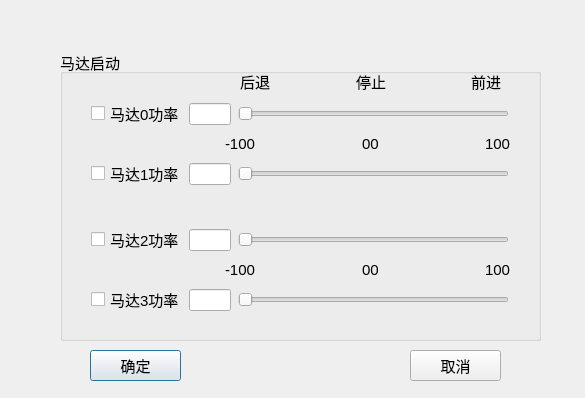
<?xml version="1.0" encoding="UTF-8"?>
<ui version="4.0">
 <class>StartMotorDialog</class>
 <widget class="QDialog" name="StartMotorDialog">
  <property name="geometry">
   <rect>
    <x>0</x>
    <y>0</y>
    <width>585</width>
    <height>398</height>
   </rect>
  </property>
  <property name="font">
   <font>
    <pointsize>11</pointsize>
   </font>
  </property>
  <property name="windowTitle">
   <string>Dialog</string>
  </property>
  <widget class="QGroupBox" name="groupBox">
   <property name="geometry">
    <rect>
     <x>60</x>
     <y>50</y>
     <width>481</width>
     <height>291</height>
    </rect>
   </property>
   <property name="title">
    <string>马达启动</string>
   </property>
   <widget class="QWidget" name="layoutWidget">
    <property name="geometry">
     <rect>
      <x>180</x>
      <y>20</y>
      <width>261</width>
      <height>22</height>
     </rect>
    </property>
    <layout class="QHBoxLayout" name="horizontalLayout">
     <item>
      <widget class="QLabel" name="label_2">
       <property name="text">
        <string>后退</string>
       </property>
      </widget>
     </item>
     <item>
      <spacer name="horizontalSpacer">
       <property name="orientation">
        <enum>Qt::Horizontal</enum>
       </property>
       <property name="sizeHint" stdset="0">
        <size>
         <width>40</width>
         <height>20</height>
        </size>
       </property>
      </spacer>
     </item>
     <item>
      <widget class="QLabel" name="label_3">
       <property name="text">
        <string>停止</string>
       </property>
      </widget>
     </item>
     <item>
      <spacer name="horizontalSpacer_2">
       <property name="orientation">
        <enum>Qt::Horizontal</enum>
       </property>
       <property name="sizeHint" stdset="0">
        <size>
         <width>40</width>
         <height>20</height>
        </size>
       </property>
      </spacer>
     </item>
     <item>
      <widget class="QLabel" name="label_4">
       <property name="text">
        <string>前进</string>
       </property>
      </widget>
     </item>
    </layout>
   </widget>
   <widget class="QWidget" name="layoutWidget">
    <property name="geometry">
     <rect>
      <x>30</x>
      <y>50</y>
      <width>420</width>
      <height>220</height>
     </rect>
    </property>
    <layout class="QVBoxLayout" name="verticalLayout">
     <item>
      <layout class="QHBoxLayout" name="horizontalLayout_3">
       <item>
        <widget class="QCheckBox" name="motor0CheckBox">
         <property name="sizePolicy">
          <sizepolicy hsizetype="Maximum" vsizetype="Maximum">
           <horstretch>0</horstretch>
           <verstretch>0</verstretch>
          </sizepolicy>
         </property>
         <property name="minimumSize">
          <size>
           <width>91</width>
           <height>19</height>
          </size>
         </property>
         <property name="maximumSize">
          <size>
           <width>91</width>
           <height>19</height>
          </size>
         </property>
         <property name="text">
          <string>马达0功率</string>
         </property>
        </widget>
       </item>
       <item>
        <widget class="QLineEdit" name="motor0LineEdit">
         <property name="sizePolicy">
          <sizepolicy hsizetype="Maximum" vsizetype="Maximum">
           <horstretch>0</horstretch>
           <verstretch>0</verstretch>
          </sizepolicy>
         </property>
         <property name="minimumSize">
          <size>
           <width>42</width>
           <height>22</height>
          </size>
         </property>
         <property name="maximumSize">
          <size>
           <width>42</width>
           <height>22</height>
          </size>
         </property>
        </widget>
       </item>
       <item>
        <widget class="QSlider" name="motor0Slider">
         <property name="sizePolicy">
          <sizepolicy hsizetype="Maximum" vsizetype="Maximum">
           <horstretch>0</horstretch>
           <verstretch>0</verstretch>
          </sizepolicy>
         </property>
         <property name="minimumSize">
          <size>
           <width>271</width>
           <height>22</height>
          </size>
         </property>
         <property name="maximumSize">
          <size>
           <width>271</width>
           <height>22</height>
          </size>
         </property>
         <property name="orientation">
          <enum>Qt::Horizontal</enum>
         </property>
        </widget>
       </item>
      </layout>
     </item>
     <item>
      <layout class="QHBoxLayout" name="horizontalLayout_14">
       <item>
        <spacer name="horizontalSpacer_11">
         <property name="orientation">
          <enum>Qt::Horizontal</enum>
         </property>
         <property name="sizeType">
          <enum>QSizePolicy::Maximum</enum>
         </property>
         <property name="sizeHint" stdset="0">
          <size>
           <width>135</width>
           <height>20</height>
          </size>
         </property>
        </spacer>
       </item>
       <item>
        <layout class="QHBoxLayout" name="horizontalLayout_15">
         <property name="sizeConstraint">
          <enum>QLayout::SetMaximumSize</enum>
         </property>
         <item>
          <widget class="QLabel" name="label_14">
           <property name="sizePolicy">
            <sizepolicy hsizetype="Maximum" vsizetype="Maximum">
             <horstretch>0</horstretch>
             <verstretch>0</verstretch>
            </sizepolicy>
           </property>
           <property name="text">
            <string>-100</string>
           </property>
          </widget>
         </item>
         <item>
          <spacer name="horizontalSpacer_9">
           <property name="orientation">
            <enum>Qt::Horizontal</enum>
           </property>
           <property name="sizeHint" stdset="0">
            <size>
             <width>40</width>
             <height>20</height>
            </size>
           </property>
          </spacer>
         </item>
         <item>
          <widget class="QLabel" name="label_15">
           <property name="sizePolicy">
            <sizepolicy hsizetype="Maximum" vsizetype="Maximum">
             <horstretch>0</horstretch>
             <verstretch>0</verstretch>
            </sizepolicy>
           </property>
           <property name="text">
            <string>00</string>
           </property>
          </widget>
         </item>
         <item>
          <spacer name="horizontalSpacer_12">
           <property name="orientation">
            <enum>Qt::Horizontal</enum>
           </property>
           <property name="sizeHint" stdset="0">
            <size>
             <width>40</width>
             <height>20</height>
            </size>
           </property>
          </spacer>
         </item>
         <item>
          <widget class="QLabel" name="label_16">
           <property name="sizePolicy">
            <sizepolicy hsizetype="Maximum" vsizetype="Maximum">
             <horstretch>0</horstretch>
             <verstretch>0</verstretch>
            </sizepolicy>
           </property>
           <property name="text">
            <string>100</string>
           </property>
          </widget>
         </item>
        </layout>
       </item>
      </layout>
     </item>
     <item>
      <layout class="QHBoxLayout" name="horizontalLayout_4">
       <item>
        <widget class="QCheckBox" name="motor1CheckBox">
         <property name="sizePolicy">
          <sizepolicy hsizetype="Maximum" vsizetype="Maximum">
           <horstretch>0</horstretch>
           <verstretch>0</verstretch>
          </sizepolicy>
         </property>
         <property name="minimumSize">
          <size>
           <width>91</width>
           <height>19</height>
          </size>
         </property>
         <property name="maximumSize">
          <size>
           <width>91</width>
           <height>19</height>
          </size>
         </property>
         <property name="text">
          <string>马达1功率</string>
         </property>
        </widget>
       </item>
       <item>
        <widget class="QLineEdit" name="motor1LineEdit">
         <property name="sizePolicy">
          <sizepolicy hsizetype="Maximum" vsizetype="Maximum">
           <horstretch>0</horstretch>
           <verstretch>0</verstretch>
          </sizepolicy>
         </property>
         <property name="minimumSize">
          <size>
           <width>42</width>
           <height>22</height>
          </size>
         </property>
         <property name="maximumSize">
          <size>
           <width>42</width>
           <height>22</height>
          </size>
         </property>
        </widget>
       </item>
       <item>
        <widget class="QSlider" name="motor1Slider">
         <property name="sizePolicy">
          <sizepolicy hsizetype="Maximum" vsizetype="Maximum">
           <horstretch>0</horstretch>
           <verstretch>0</verstretch>
          </sizepolicy>
         </property>
         <property name="minimumSize">
          <size>
           <width>271</width>
           <height>22</height>
          </size>
         </property>
         <property name="maximumSize">
          <size>
           <width>271</width>
           <height>22</height>
          </size>
         </property>
         <property name="orientation">
          <enum>Qt::Horizontal</enum>
         </property>
        </widget>
       </item>
      </layout>
     </item>
     <item>
      <spacer name="verticalSpacer">
       <property name="orientation">
        <enum>Qt::Vertical</enum>
       </property>
       <property name="sizeType">
        <enum>QSizePolicy::Maximum</enum>
       </property>
       <property name="sizeHint" stdset="0">
        <size>
         <width>20</width>
         <height>35</height>
        </size>
       </property>
      </spacer>
     </item>
     <item>
      <layout class="QHBoxLayout" name="horizontalLayout_5">
       <item>
        <widget class="QCheckBox" name="motor2CheckBox">
         <property name="sizePolicy">
          <sizepolicy hsizetype="Maximum" vsizetype="Maximum">
           <horstretch>0</horstretch>
           <verstretch>0</verstretch>
          </sizepolicy>
         </property>
         <property name="minimumSize">
          <size>
           <width>91</width>
           <height>19</height>
          </size>
         </property>
         <property name="maximumSize">
          <size>
           <width>91</width>
           <height>19</height>
          </size>
         </property>
         <property name="text">
          <string>马达2功率</string>
         </property>
        </widget>
       </item>
       <item>
        <widget class="QLineEdit" name="motor2LineEdit">
         <property name="sizePolicy">
          <sizepolicy hsizetype="Maximum" vsizetype="Maximum">
           <horstretch>0</horstretch>
           <verstretch>0</verstretch>
          </sizepolicy>
         </property>
         <property name="minimumSize">
          <size>
           <width>42</width>
           <height>22</height>
          </size>
         </property>
         <property name="maximumSize">
          <size>
           <width>42</width>
           <height>22</height>
          </size>
         </property>
        </widget>
       </item>
       <item>
        <widget class="QSlider" name="motor2Slider">
         <property name="sizePolicy">
          <sizepolicy hsizetype="Maximum" vsizetype="Maximum">
           <horstretch>0</horstretch>
           <verstretch>0</verstretch>
          </sizepolicy>
         </property>
         <property name="minimumSize">
          <size>
           <width>271</width>
           <height>22</height>
          </size>
         </property>
         <property name="maximumSize">
          <size>
           <width>271</width>
           <height>22</height>
          </size>
         </property>
         <property name="orientation">
          <enum>Qt::Horizontal</enum>
         </property>
        </widget>
       </item>
      </layout>
     </item>
     <item>
      <layout class="QHBoxLayout" name="horizontalLayout_13">
       <item>
        <spacer name="horizontalSpacer_10">
         <property name="orientation">
          <enum>Qt::Horizontal</enum>
         </property>
         <property name="sizeType">
          <enum>QSizePolicy::Maximum</enum>
         </property>
         <property name="sizeHint" stdset="0">
          <size>
           <width>135</width>
           <height>20</height>
          </size>
         </property>
        </spacer>
       </item>
       <item>
        <layout class="QHBoxLayout" name="horizontalLayout_12">
         <property name="sizeConstraint">
          <enum>QLayout::SetMaximumSize</enum>
         </property>
         <item>
          <widget class="QLabel" name="label_11">
           <property name="sizePolicy">
            <sizepolicy hsizetype="Maximum" vsizetype="Maximum">
             <horstretch>0</horstretch>
             <verstretch>0</verstretch>
            </sizepolicy>
           </property>
           <property name="text">
            <string>-100</string>
           </property>
          </widget>
         </item>
         <item>
          <spacer name="horizontalSpacer_7">
           <property name="orientation">
            <enum>Qt::Horizontal</enum>
           </property>
           <property name="sizeHint" stdset="0">
            <size>
             <width>40</width>
             <height>20</height>
            </size>
           </property>
          </spacer>
         </item>
         <item>
          <widget class="QLabel" name="label_12">
           <property name="sizePolicy">
            <sizepolicy hsizetype="Maximum" vsizetype="Maximum">
             <horstretch>0</horstretch>
             <verstretch>0</verstretch>
            </sizepolicy>
           </property>
           <property name="text">
            <string>00</string>
           </property>
          </widget>
         </item>
         <item>
          <spacer name="horizontalSpacer_8">
           <property name="orientation">
            <enum>Qt::Horizontal</enum>
           </property>
           <property name="sizeHint" stdset="0">
            <size>
             <width>40</width>
             <height>20</height>
            </size>
           </property>
          </spacer>
         </item>
         <item>
          <widget class="QLabel" name="label_13">
           <property name="sizePolicy">
            <sizepolicy hsizetype="Maximum" vsizetype="Maximum">
             <horstretch>0</horstretch>
             <verstretch>0</verstretch>
            </sizepolicy>
           </property>
           <property name="text">
            <string>100</string>
           </property>
          </widget>
         </item>
        </layout>
       </item>
      </layout>
     </item>
     <item>
      <layout class="QHBoxLayout" name="horizontalLayout_2">
       <item>
        <widget class="QCheckBox" name="motor3CheckBox">
         <property name="sizePolicy">
          <sizepolicy hsizetype="Maximum" vsizetype="Maximum">
           <horstretch>0</horstretch>
           <verstretch>0</verstretch>
          </sizepolicy>
         </property>
         <property name="minimumSize">
          <size>
           <width>91</width>
           <height>19</height>
          </size>
         </property>
         <property name="maximumSize">
          <size>
           <width>91</width>
           <height>19</height>
          </size>
         </property>
         <property name="text">
          <string>马达3功率</string>
         </property>
        </widget>
       </item>
       <item>
        <widget class="QLineEdit" name="motor3LineEdit">
         <property name="sizePolicy">
          <sizepolicy hsizetype="Maximum" vsizetype="Maximum">
           <horstretch>0</horstretch>
           <verstretch>0</verstretch>
          </sizepolicy>
         </property>
         <property name="minimumSize">
          <size>
           <width>42</width>
           <height>22</height>
          </size>
         </property>
         <property name="maximumSize">
          <size>
           <width>42</width>
           <height>22</height>
          </size>
         </property>
        </widget>
       </item>
       <item>
        <widget class="QSlider" name="motor3Slider">
         <property name="sizePolicy">
          <sizepolicy hsizetype="Maximum" vsizetype="Maximum">
           <horstretch>0</horstretch>
           <verstretch>0</verstretch>
          </sizepolicy>
         </property>
         <property name="minimumSize">
          <size>
           <width>271</width>
           <height>22</height>
          </size>
         </property>
         <property name="maximumSize">
          <size>
           <width>271</width>
           <height>22</height>
          </size>
         </property>
         <property name="orientation">
          <enum>Qt::Horizontal</enum>
         </property>
        </widget>
       </item>
      </layout>
     </item>
    </layout>
   </widget>
   <zorder>layoutWidget</zorder>
   <zorder>layoutWidget</zorder>
  </widget>
  <widget class="QPushButton" name="okButton">
   <property name="geometry">
    <rect>
     <x>90</x>
     <y>350</y>
     <width>91</width>
     <height>31</height>
    </rect>
   </property>
   <property name="text">
    <string>确定</string>
   </property>
  </widget>
  <widget class="QLabel" name="pictureLabel">
   <property name="geometry">
    <rect>
     <x>20</x>
     <y>20</y>
     <width>41</width>
     <height>31</height>
    </rect>
   </property>
   <property name="text">
    <string/>
   </property>
  </widget>
  <widget class="QPushButton" name="cancleButton">
   <property name="geometry">
    <rect>
     <x>410</x>
     <y>350</y>
     <width>91</width>
     <height>31</height>
    </rect>
   </property>
   <property name="text">
    <string>取消</string>
   </property>
  </widget>
 </widget>
 <resources/>
 <connections/>
</ui>
